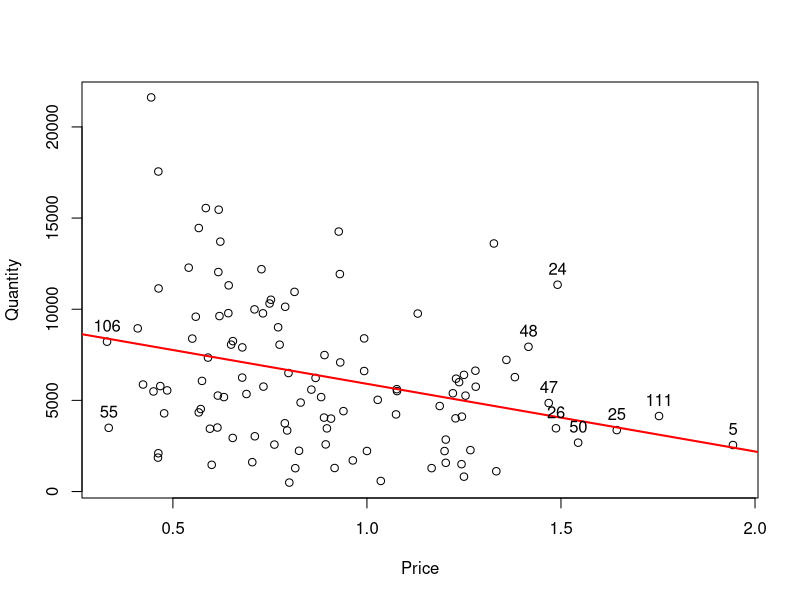
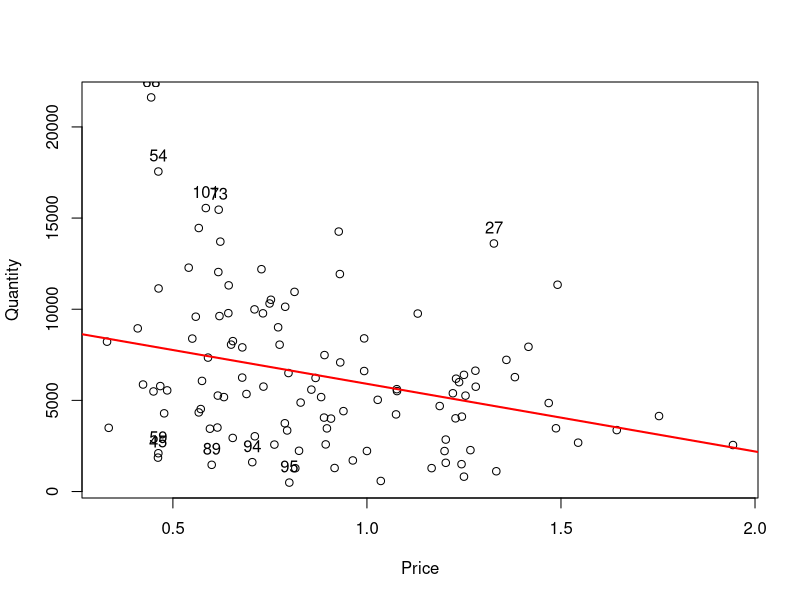
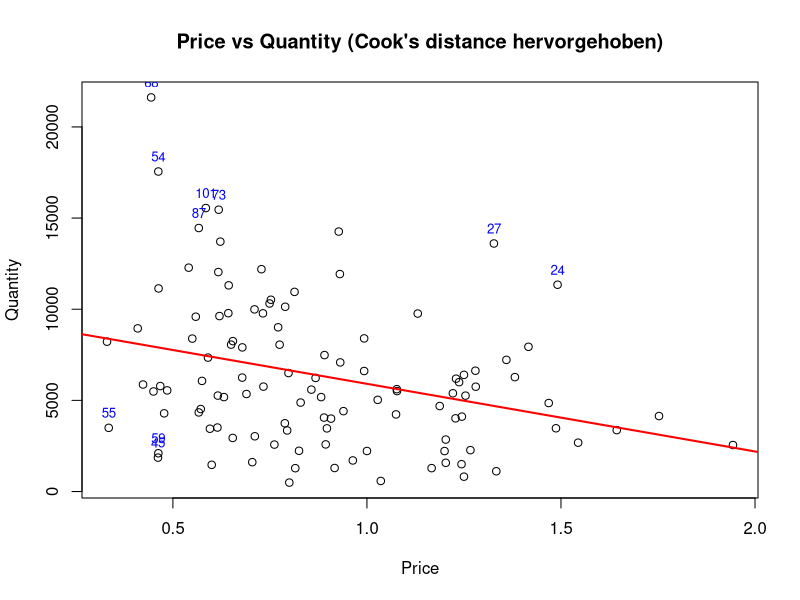
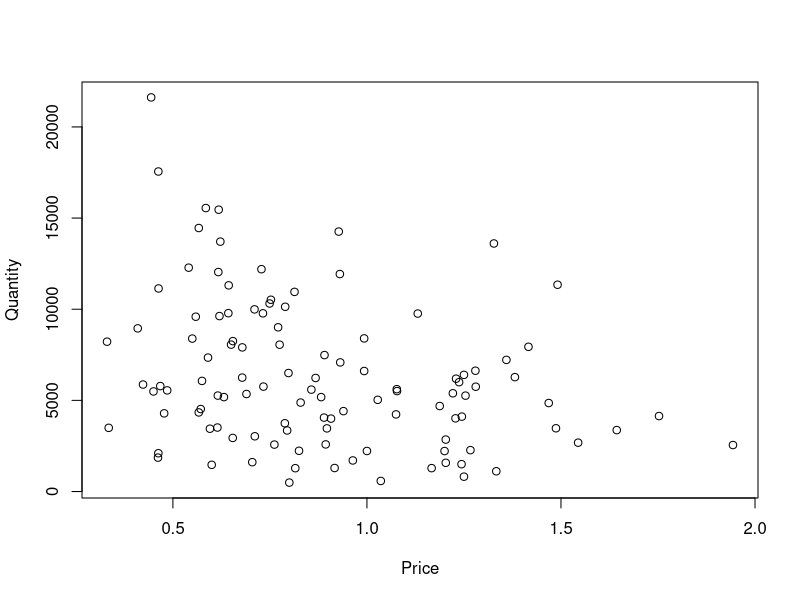
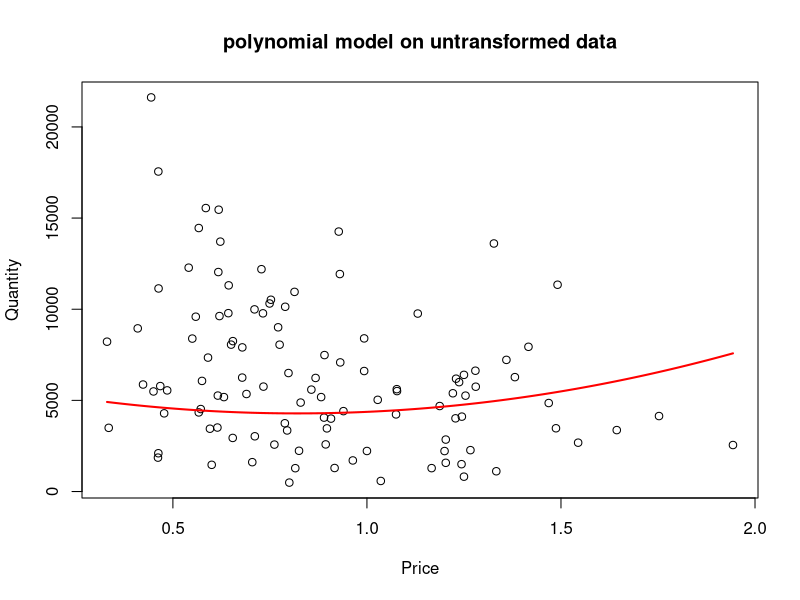
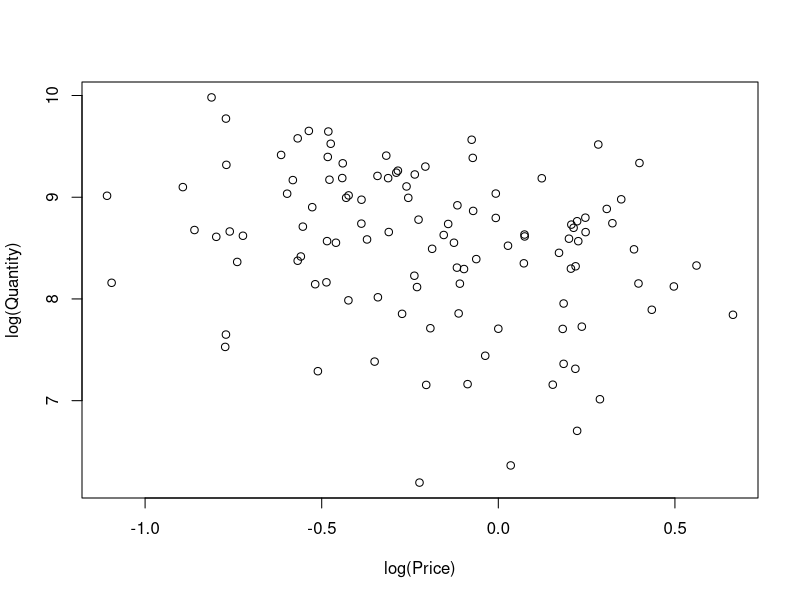

Write the R code that produced these figures, in order. (Note: this script raises an error after producing the figures.)
# Read data
library(readr)
library(dplyr)
daily_data <- read_tsv("data/daily_fish_market_data.txt")
daily_data <- daily_data %>%
  rename(price_log=price, qty_log=qty)
# price and qty are the log of the original price/ qty
daily_data$price <- exp(daily_data$price_log)
daily_data$qty <- exp(daily_data$qty_log)

plot(daily_data$price, daily_data$qty, xlab="Price", ylab="Quantity")
linear_reg = lm(daily_data$qty~ daily_data$price)
abline(linear_reg, col = "red", lwd = 2)
summary(linear_reg)


# 1. Identify outliers:
# 1.1 Examine potential outliers in dependent variable (quantity)
# Leverage: Idea -> extreme observations on x are weighted more strongly
# Step 1: Compute weights w_i

# Step 2: Compute leverage h_i=1/n+w_i
# Leverage-Werte berechnen
h = hatvalues(linear_reg)
# Step 3: Get highest h values and compare them to 2/n
top10 <- order(h, decreasing = TRUE)[1:10]
n = nobs(linear_reg)
equal_influence = 2 / n
equal_influence
text(daily_data$price[top10],
     daily_data$qty[top10],
     labels = top10,
     pos = 3)   # Label über dem Punkt
h[top10]
daily_data$price[top10]
# --> Interpretation:
# Werte mit einem Preis von über 1,5 beeinflussen das Ergebnis sehr stark

# 1.2 Examine potential outliers in independent variable (price)
# Studentized residuals: Idea -> Use residuals to find outliers
# Step 1: 

# studentized (deleted) residuals
r_student <- rstudent(linear_reg)
top5_idx = order(r_student, decreasing = TRUE)[1:5]
top5_values = r_student[top5_idx]
# No value that is larger than 1.96
low5_idx = order(r_student, decreasing = FALSE)[1:5]
low5_values = r_student[low5_idx]
# 4 values that are lower than -1.96
plot(daily_data$price, daily_data$qty, xlab="Price", ylab="Quantity")
abline(linear_reg, col = "red", lwd = 2)
text(daily_data$price[top5_idx],
     daily_data$qty[top5_idx],
     labels = top5_idx,
     pos = 3)

# Labels für low 5
text(daily_data$price[low5_idx],
     daily_data$qty[low5_idx],
     labels = low5_idx,
     pos = 3)
r_student[top5_idx]
r_student[low5_idx]
#--> Interpretation:
# Die höchsten 5 residuals sind deutlich über 1,96. Die niedrigsten sind nicht kleiner als -1,96.
# Insbesondere Wert 68 sticht heraus.

# 1.3 Examine potential outliers considering dependent and independent variable
# Cooks Distance: Looks for observation

# 1) Cook's distance mit eingebauter Funktion
sd_res = sd(resid(linear_reg)) # standard deviation of residuals

D <- cooks.distance(linear_reg, res = r_student, sd= sd_res, hat=h)
# Ausgabe: erste Werte
head(D)

# 2) Indizes der 10 größten Cook's distances
top10_D <- order(D, decreasing = TRUE)[1:10]
top10_D
D[top10_D]

# 4) Plot: Punkte proportional zu Cook's D und Top-10 labeln
plot(daily_data$price, daily_data$qty,
     xlab = "Price", ylab = "Quantity",
     main = "Price vs Quantity (Cook's distance hervorgehoben)")

abline(linear_reg, col = "red", lwd = 2)


# Top-10 labeln
text(daily_data$price[top10_D],
     daily_data$qty[top10_D],
     labels = top10_D,
     pos = 3, cex = 0.8, col = "blue")

# 5) (Optional) Vergleich mit der Folienformel:
# Folie: D_i = r_i*^2 * h_i / (2 s^2 (1 - h_i))
r_student <- rstudent(linear_reg)   # extern studentized residuals (r_i^*)
h <- hatvalues(linear_reg)
s <- summary(linear_reg)$sigma      # Residual standard error
sd_res = sd(resid(linear_reg)) # standard deviation of residuals
D_slide <- (r_student^2 * h) / (2*sd_res^2 * (1 - h))  # nur, wenn die Folie p=2 impliziert
top_10_D_slide = order(D_slide, decreasing = TRUE)[1:10]
D_slide[top_10_D_slide]
# Vergleiche Maximum / Differenzen
head(D_slide)

# --> Interpretation: should we delete outliers?


# 2. Compare linear, polynomial and logarithmic functional forms
# 2.1 Define hypothesized functional form (linear, polynomial and logarithmic)
# Hypothesized functional form of the logarithmic transformation:
# Quantity = alpha*Price^beta, beta < 0 --> ln(Quantity) = ln(alpha) + beta*ln(price)

# Hypothesized functional form of the polynomial regression:
# 2.2 Look at scatterplot of data
plot(daily_data$price, daily_data$qty, xlab="Price", ylab="Quantity")
# 2.3 Linear regression
# 2.4 Polynomial regression
# 2.4.1 Mean centering
daily_data$price_MC = daily_data$price-mean(daily_data$price, na.rm=TRUE)
summary(daily_data$price_MC)
# 2.4.2 Compute polynomials
daily_data$price_MC_squared = daily_data$price_MC * daily_data$price_MC
daily_data$price_MC_cubic = daily_data$price_MC_squared * daily_data$price_MC
# running the linear model
summary(linear_reg)
# 2.4.3 Analyze and test hypothesized model
polynomial_regression_squared = lm(daily_data$qty~ daily_data$price_MC+daily_data$price_MC_squared)
summary(polynomial_regression_squared)
c(AIC(polynomial_regression_squared), BIC(polynomial_regression_squared))
plot(daily_data$price, daily_data$qty, xlab="Price", ylab="Quantity", main="polynomial model on untransformed data") 
b0 <- coef(polynomial_regression_squared)[1]   # intercept
b1 <- coef(polynomial_regression_squared)[2]
b2 <- coef(polynomial_regression_squared)[3]
curve(
  b0[1] + x*b1[1] + b2[1]*(x^2),
  from = min(daily_data$price, na.rm = TRUE),
  to   = max(daily_data$price, na.rm = TRUE),
  add  = TRUE,
  col  = "red",
  lwd  = 2
)
# 2.4.4 if tests are successful: Analyze extended model
polynomial_regression_cubic = lm(daily_data$qty~ daily_data$price_MC+daily_data$price_MC_squared+daily_data$price_MC_cubic)
summary(polynomial_regression_cubic)
c(AIC(polynomial_regression_cubic), BIC(polynomial_regression_cubic))


# 2.5 logarithmic transformation (log-log model)
plot(daily_data$price_log, daily_data$qty_log, xlab="log(Price)", ylab="log(Quantity)")
# the column price and qty or the daily dataset are already log values
min(daily_data$qty) # min > 0
min(daily_data$price) # min > 0
log_log_model = lm(cleaned_daily_data$qty_log~ cleaned_daily_data$price_log)
summary(log_log_model)
c(AIC(log_log_model), BIC(log_log_model))
# visualize
plot(daily_data$price_log, daily_data$qty_log, xlab="log(Price)", ylab="log(Quantity)")
abline(log_log_model, col = "red", lwd = 2)
# Koeffizienten aus dem lm holen
b0 <- coef(log_log_model)[1]   # intercept
b1 <- coef(log_log_model)[2]   # first_coeff
plot(daily_data$price, daily_data$qty, xlab="Price", ylab="Quantity", main="log-log model on untransformed data") 

curve(
  exp(b0[1]) * x^b1[1],
  from = min(daily_data$price, na.rm = TRUE),
  to   = max(daily_data$price, na.rm = TRUE),
  add  = TRUE,
  col  = "red",
  lwd  = 2
)


# 2.5 logarithmic transformation (linear-log model)
plot(daily_data$price_log, daily_data$qty, xlab="log(Price)", ylab="Quantity")
# the column price and qty or the daily dataset are already log values
lin_log_model = lm(cleaned_daily_data$qty~ cleaned_daily_data$price_log)
summary(lin_log_model)
c(AIC(lin_log_model), BIC(lin_log_model))
# visualize
plot(daily_data$price_log, daily_data$qty, xlab="log(Price)", ylab="Quantity", main="lin-log model")
abline(lin_log_model, col = "red", lwd = 2)
# Koeffizienten aus dem lm holen
b0_lin_log <- coef(lin_log_model)[1]   # intercept
b1_lin_log <- coef(lin_log_model)[2]   # first_coeff
plot(daily_data$price, daily_data$qty, xlab="Price", ylab="Quantity", main="lin-log model on untransformed data") 

curve(
  b0_lin_log[1] + b1_lin_log[1] * log(x),
  from = min(daily_data$price, na.rm = TRUE),
  to   = max(daily_data$price, na.rm = TRUE),
  add  = TRUE,
  col  = "red",
  lwd  = 2
)
